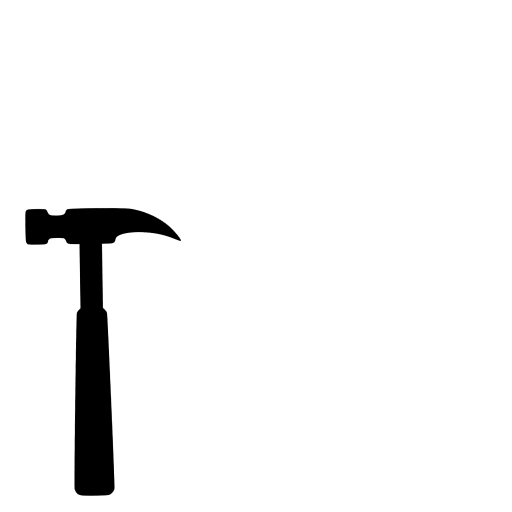
#> input picture Exercise1/Asyncio/Pictures/hammer2.png, 1024 x 1024 px (shown at 1/2 size); its folder holds 4 pictures in this run
$ python exercise1c_asyncio.py
#> lines starting #> are read from the running program, lines starting #| are printed output that depends on the picture
### Exercise1/Asyncio/thresholding_asyncio.py
import numpy as np
import matplotlib.pyplot as plt

class Thresholding:

    def __init__(self, grayScaleImage):
        self.grayScaleImage = grayScaleImage

    async def calculateHistogram(self):
        """Calculate histogram of a grayscale image.
        @param grayImage : uint8 2D numpy array of variable size
        output: image histogram"""
        histogram = np.zeros((256,), dtype="float64")
        for gray_threshold in range(256):
            pixel_num = np.sum(self.grayScaleImage == gray_threshold)
            histogram[gray_threshold] = pixel_num
        self.imageHistogram = histogram

    # Can not be async because of plt.show() is synchronous
    # [11 lines left out: function drawHistogram, not called in this run]

    async def setThreshold(self):
        """Sets threshold of a grayscale image by maximizing information.
        @param grayImage : Image we are setting a threshold to
        output: Value of threshold, which maximizes information"""
        # Calculate number of pixels in image
        n = self.grayScaleImage.shape[0] * self.grayScaleImage.shape[1]

        # Calculate distribution of relative frequencies, P
        P = self.imageHistogram / n

        # Initialize vector where we save our  information
        # For every possible value of threshold
        information = np.zeros_like(self.imageHistogram)

        # Calculate information at every possible value of threshold
        # Set threshold value which maximizes information
        for t in range(1, 255):
            normalizedP = np.sum(P[:t+1])

            firstFactor = np.divide(P[:t+1], normalizedP, out = np.ones_like(P[:t+1]), where = ((P[:t+1] != 0) & (normalizedP != 0)))
            H0 = - np.sum( np.dot( firstFactor, np.log2(firstFactor) ) )

            secondFactor = np.divide(P[t+1:], (1 - normalizedP), out = np.ones_like(P[t+1:]), where = ((P[t+1:] != 0) & ((1 - normalizedP) != 0)))
            H1 = - np.sum( np.dot( secondFactor, np.log2(secondFactor) ) )

            information[t] = H0 + H1

        # Calculate information at every possible threshold:
        # Search for threshold value where the information is maximized
        t = np.argmax(information)
        self.imageThreshold = t

### Exercise1/Asyncio/shapes_asyncio.py
from thresholding_asyncio import *
from enum import Enum

class Direction(Enum):
    RIGHT = 0
    DOWN = 1
    LEFT = 2
    UP = 3
    NOWHERE = 4

class Searcher():
    def __init__(self, inputImage):
        """Initialize shape searcher in given binary image"""
        self.inputImage = inputImage
        self.shapes = []

        # Image dimensions
        self.m = inputImage.shape[0]
        self.n = inputImage.shape[1]

        # Initialize list of  checked lements
        self.LCE = []

        # Initialize pixel side notes
        self.pixelNotes = np.zeros((self.m, self.n), dtype=np.unicode_)
        for i in range(self.m):
            for j in range(self.m):
                self.pixelNotes[i, j] = "N"

    async def searchShapes(self):
        """Finds all shapes on image"""
        m, n = self.inputImage.shape
        self.shapes = []
        for y in range(m):
            self.LCE = []
            for x in range(n):
                if await self.isStartingPoint(x, y):
                    await self.shapeFollower(x, y)

        # The first shape of an image is usually the image frame therefore we delete it
        if len(self.shapes) > 1:
            self.shapes = self.shapes[1:]

    async def isStartingPoint(self, x, y):
        """Check if the given point is a valid starting point of a shape"""
        if self.pixelNotes[y, x] == "N" and \
           (len(self.LCE) == 0 or self.LCE[-1] != self.inputImage[y, x]):
            return True
        elif self.pixelNotes[y, x] == "A":
            self.LCE.append(self.inputImage[y, x])
        elif (self.pixelNotes[y, x] == "D" and \
              len(self.LCE) != 0 and \
              self.LCE[-1] == self.inputImage[y, x]):
            self.LCE.pop()
        return False

    async def checkVicinity(self, x_z, y_z):
        """If the starting point vicinity is of pixles is in different colors it is not a valid point"""
        pixelNote = self.inputImage[y_z, x_z]
        if self.inputImage[y_z, x_z + 1] != pixelNote and \
           self.inputImage[y_z, x_z - 1] != pixelNote and \
           self.inputImage[y_z + 1, x_z] != pixelNote and \
           self.inputImage[y_z - 1, x_z] != pixelNote:
               return False
        return True

    async def shapeFollower(self, x_z, y_z):
        """Follow the shape with starting point (x_z, y_z)"""
        x_o = x_z
        y_o = y_z

        check = await self.checkVicinity(x_z, y_z)
        if check == False:
            return 0

        codes = []
        points = [(x_z, y_z)]

        enter = Direction.NOWHERE

        while True:
            exit = await self.move(x_o, y_o, enter)
            await self.setPixelNote(enter, exit, x_o, y_o)
            if exit == Direction.UP:
                y_o -= 1
            elif exit == Direction.DOWN:
                y_o += 1
            elif exit == Direction.LEFT:
                x_o -= 1
            elif exit == Direction.RIGHT:
                x_o += 1

            codes.append(exit.value)
            points.append((x_o, y_o))
            enter = exit
            if x_o == x_z and y_o == y_z:
                break

        startingPoint = (x_z, y_z)
        obris = {"ZT": startingPoint, "codes": codes, "points": points}
        self.shapes.append(obris)
        return 0

    async def view(self, x_o, y_o, direction):
        """Check if the pixel in direction 'Direction' is part of the same shape as the point (x_o, y_o) accounting for edge cases"""
        if direction == Direction.RIGHT:
            if x_o + 1 >= self.inputImage.shape[1]:
                return False
            elif self.inputImage[y_o, x_o + 1] != self.inputImage[y_o, x_o]:
                return False
            else:
                return True
        elif direction == Direction.DOWN:
            if y_o + 1 >= self.inputImage.shape[0]:
                return False
            elif self.inputImage[y_o + 1, x_o] != self.inputImage[y_o, x_o]:
                return False
            else:
                return True
        elif direction == Direction.LEFT:
            if x_o == 0:
                return False
            elif self.inputImage[y_o, x_o - 1] != self.inputImage[y_o, x_o]:
                return False
            else:
                return True
        elif direction == Direction.UP:
            if y_o == 0:
                return False
            elif self.inputImage[y_o - 1, x_o] != self.inputImage[y_o, x_o]:
                return False
            else:
                return True

    async def move(self, x_o, y_o, enter):
        """Move along the shape from point (x_o, y_o) into the next point by left priority rule"""
        if enter == Direction.NOWHERE or enter == Direction.RIGHT:
            priority = [Direction.UP, Direction.RIGHT, Direction.DOWN, Direction.LEFT]
        elif enter == Direction.DOWN:
            priority = [Direction.RIGHT, Direction.DOWN, Direction.LEFT, Direction.UP]
        elif enter == Direction.LEFT:
            priority = [Direction.DOWN, Direction.LEFT, Direction.UP, Direction.RIGHT]
        elif enter == Direction.UP:
            priority = [Direction.LEFT, Direction.UP, Direction.RIGHT, Direction.DOWN]

        for direction in priority:
            if await self.view(x_o, y_o, direction):
                return direction

    async def setPixelNote(self, enter, exit, x_o, y_o):
        """Set pixel note of shape point (x_o, y_o) depending on its previous pixel note and enter/exit direction from point"""

        previous = self.pixelNotes[y_o, x_o]

        if enter == Direction.UP or enter == Direction.LEFT or enter == Direction.NOWHERE:
            if exit == Direction.UP or exit == Direction.RIGHT:
                new = "A"
            elif exit == Direction.DOWN or exit == Direction.LEFT:
                new = "T"
        elif enter == Direction.DOWN or enter == Direction.RIGHT:
            if exit == Direction.UP or exit == Direction.RIGHT:
                new = "T"
            elif exit == Direction.DOWN or exit == Direction.LEFT:
                new = "D"

        # If the previous pixel note is 'N', we are on this point the first time and the new pixel note is writen by above rule. Otherwise the pixel note is set by the state table:

        par = previous + new

        if par == "DA" or par == "AD" or par == "TT":
            new = "T"
        elif par == "DT" or par == "TD" or par == "DD":
            new = "D"
        elif par == "AT" or par == "TA" or par == "AA":
            new = "A"

        self.pixelNotes[y_o, x_o] = new
        return 0

    async def getLongestShape(self):
        """Returns the longest shape from the found shapes, which usualy is the biggest object on the image"""
        max = 0
        maxIndex = 0
        for i in range(len(self.shapes)):
            if(len(self.shapes[i]["codes"]) > max):
                max = len(self.shapes[i]["codes"])
                maxIndex = i

        return self.shapes[maxIndex]

    async def drawAllShapes(self, grayScaleInterval):
        """Returns an image with all shapes drawn. Every shape has a different gray value on the final picture"""
        shapeImage = np.zeros_like(self.inputImage, 'uint8')

        # Add key pointsNum to set it to the number of points in a shape
        for i in range(len(self.shapes)):
            self.shapes[i]['pointsNum'] = len(self.shapes[i]['points'])

        # Sort shapes by its length from longest to shortest
        self.shapes = sorted(self.shapes, key = lambda d: d["pointsNum"])

        colorCounter = 0
        for shape in self.shapes:
            # Grayscale value range on interval [startColor, stopColor] / linear transformation of inputed interval
            # Color intensity decreases with shorter length of a shape
            grayColor = round( colorCounter * (grayScaleInterval[1] - grayScaleInterval[0])/len(self.shapes) + grayScaleInterval[0] )
            colorCounter = colorCounter + 1
            for point in shape.get('points'):
                shapeImage[point[1]][point[0]] = grayColor

        return shapeImage

    async def drawShape(self, shape, grayColor):
        """Draws the given shape on the picture of the same resolution as the inputImage"""
        shapeImage = np.zeros_like(self.inputImage)

        for point in shape.get('points'):
            shapeImage[point[1]][point[0]] = grayColor

        return shapeImage

### Exercise1/Asyncio/exercise1c_asyncio.py
import matplotlib.pyplot as plt
import cv2, os, logging, asyncio, functools, time
from concurrent.futures import ProcessPoolExecutor

from sklearn.feature_selection import SelectKBest
from features_asyncio import *


"""SUPPORT FUNCTION:"""
def listDirFiles(directory):
    """Read all images from Pictures/ directory preprocess them and save them to a list"""
    try:
        inputImages = next(os.walk(directory), (None, None, []))[2]
        return inputImages
    except:
        logging.error("Error reading directory /Pictures/")


"""MAIN ASYNC FUNCTION:"""
async def exercise1c_features():
    # Program runtime
    start = time.time()
    startp = time.process_time()

    # Change directory folder of images here
    directory = 'Pictures/'
    inputImages = await loop.run_in_executor(executor, functools.partial(listDirFiles, directory))

    # Calculate feature vector for every picture
    vectorsFFC = []
    for inputImage in inputImages:
        vectorFFC = await calculateFastFourierCoeficients( cv2.imread(directory + inputImage), 4, 4 )
        vectorsFFC.append(vectorFFC)

    # Calculate feature vectors
    for i in range(len(vectorsFFC)):
        if i < 3:
            color = "b"
        else:
            color = "g"

        modifiedVector = vectorsFFC[i]
        x = np.arange(len(modifiedVector)) + 0.12 * i

        # For better display of values we used the logarithmic scale by using the equation:
        # logShow = sign(vector) * log_10( |vector| )
        logShow = np.sign(modifiedVector) * np.log10(np.abs(modifiedVector))
        plt.bar(x, logShow, width=0.1, color=color)

    plt.title("FFC")
    plt.grid(True)

    # Pick the best features for spliting appart different object classes
    X = np.array(vectorsFFC)
    y = np.array([0, 0, 0, 1, 1, 1])
    X_new = SelectKBest(k=4).fit_transform(X, y)

    # Show feature vectors with cosine similarity and euclidean distance
    distancesEVK = np.zeros((6, 6), dtype="float64")
    cosineSimilarities = np.zeros_like(distancesEVK)

    for i in range(len(vectorsFFC)):
        for j in range(len(vectorsFFC)):
            v1 = X_new[i]
            v2 = X_new[j]

            # Calculate cosine similarity and negative euclidean distance between vectors v1 and v2
            distancesEVK[i, j] = -np.linalg.norm(v1 - v2,2)
            cosineSimilarities[i, j] = ((np.dot(v1,v2)))/(np.linalg.norm(v1,2)*np.linalg.norm(v2,2))

    plt.figure()
    plt.title("Negative Euclidian distance")
    plt.imshow(distancesEVK)
    plt.colorbar()
    plt.tight_layout()

    plt.figure()
    plt.title("Cosine similarity")
    plt.imshow(cosineSimilarities)
    plt.colorbar()
    plt.tight_layout()

    # Program runtime
    stop = time.time()
    stopp = time.process_time()
    logging.info("Program execution time: {} seconds".format(stop - start))
    logging.info("Program process time: {} seconds".format(stopp - startp))

    plt.show()
#> in __init__, `self.grayScaleImage = grayScaleImage`:
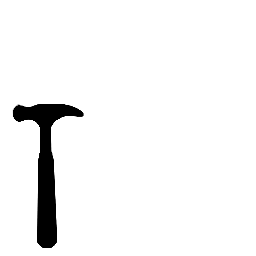
#> self.grayScaleImage: shape (256, 256); min 0, max 255, mean 243.3
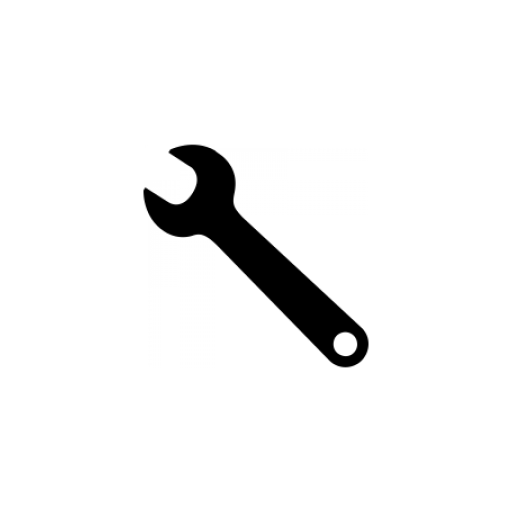
#> input picture Exercise1/Asyncio/Pictures/wrench1.png, 1024 x 1024 px (shown at 1/2 size)
#> in __init__ (call 2), `self.grayScaleImage = grayScaleImage`:
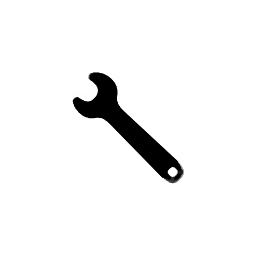
#> self.grayScaleImage: shape (256, 256); min 0, max 255, mean 243
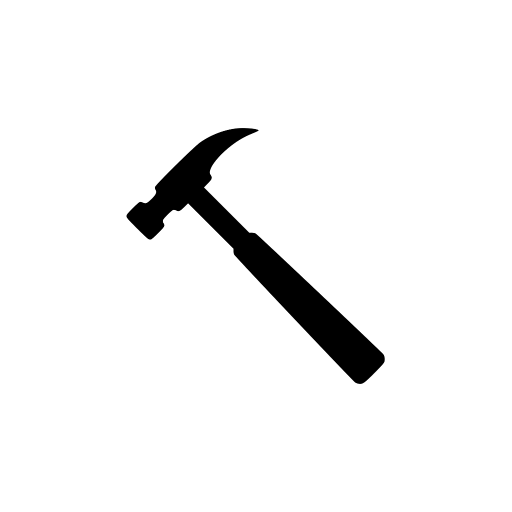
#> input picture Exercise1/Asyncio/Pictures/hammer1.png, 1024 x 1024 px (shown at 1/2 size)
#> in __init__ (call 3), `self.grayScaleImage = grayScaleImage`:
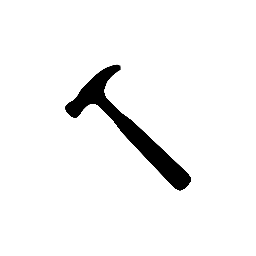
#> self.grayScaleImage: shape (256, 256); min 0, max 255, mean 243.3
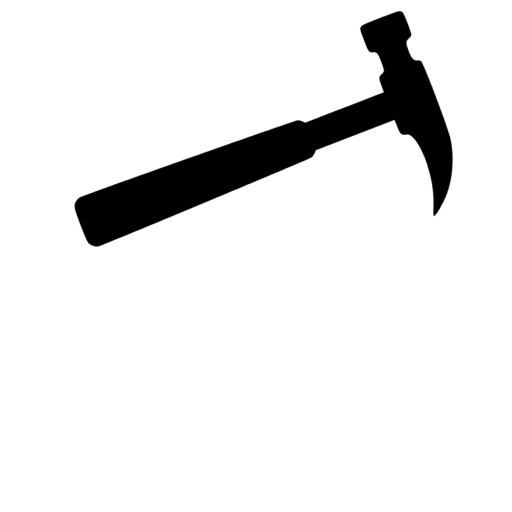
#> input picture Exercise1/Asyncio/Pictures/hammer3.png, 1024 x 1024 px (shown at 1/2 size)
#> in __init__ (call 4), `self.grayScaleImage = grayScaleImage`:
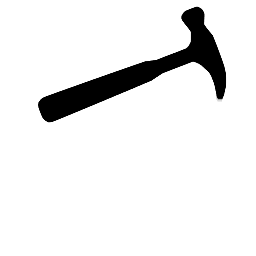
#> self.grayScaleImage: shape (256, 256); min 0, max 255, mean 234.7


if __name__ == "__main__":
    logging.basicConfig(level = logging.INFO)
    executor = ProcessPoolExecutor(1)

    # Get asyncio loop and start function
    loop = asyncio.get_event_loop()
#> (the run stopped early here; a loop or call above may not have finished)
